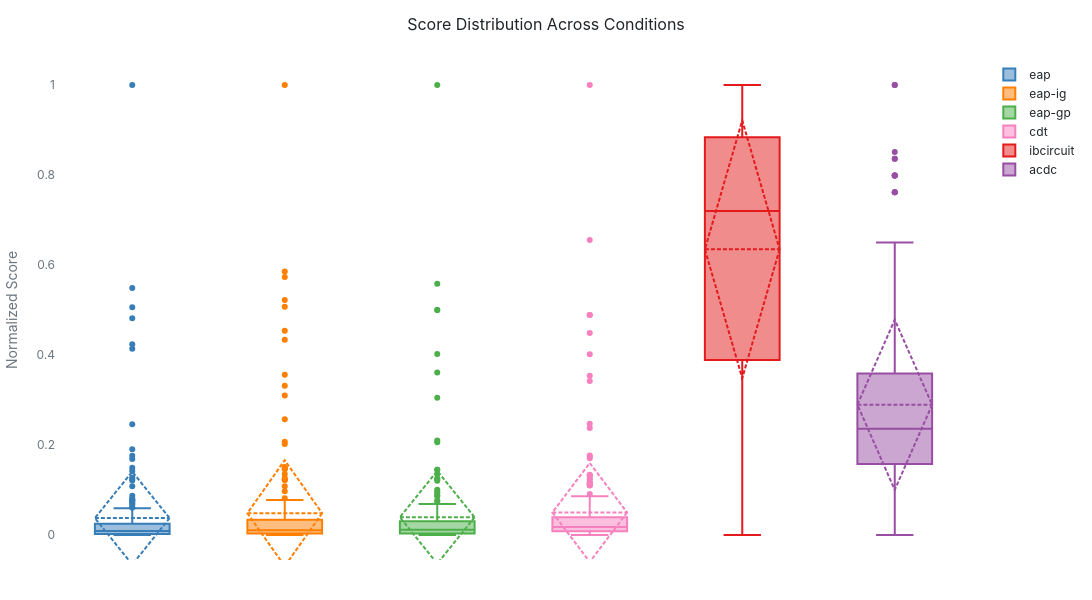

Notebook code for this chart:
### Code cell
# Score distribution comparison
if dashboard is not None:
    fig = dashboard.plot_distribution_comparison()
    fig.show()

### Figure 1 — Plotly figure (JSON) as saved in the notebook; plotly's stock layout.template omitted (floating-point values rounded to 4 significant figures; data arrays with more than 128 entries replaced by an {"elided": "..."} marker saying what was removed)
{"data": [{"boxmean": "sd", "hovertemplate": "Score: %{y:.3f}<extra></extra>", "name": "eap", "type": "box", "y": {"elided": "208 float values"}}, {"boxmean": "sd", "hovertemplate": "Score: %{y:.3f}<extra></extra>", "name": "eap-ig", "type": "box", "y": {"elided": "208 float values"}}, {"boxmean": "sd", "hovertemplate": "Score: %{y:.3f}<extra></extra>", "name": "eap-gp", "type": "box", "y": {"elided": "208 float values"}}, {"boxmean": "sd", "hovertemplate": "Score: %{y:.3f}<extra></extra>", "name": "cdt", "type": "box", "y": {"elided": "208 float values"}}, {"boxmean": "sd", "hovertemplate": "Score: %{y:.3f}<extra></extra>", "name": "ibcircuit", "type": "box", "y": {"elided": "208 float values"}}, {"boxmean": "sd", "hovertemplate": "Score: %{y:.3f}<extra></extra>", "name": "acdc", "type": "box", "y": {"elided": "208 float values"}}], "layout": {"font": {"color": "#212529", "family": "Inter, -apple-system, BlinkMacSystemFont, 'Segoe UI', Roboto, Helvetica, Arial, sans-serif", "size": 12}, "height": 600, "hoverlabel": {"bgcolor": "#F8F9FA", "bordercolor": "#E9ECEF", "font": {"color": "#212529", "family": "Inter, -apple-system, BlinkMacSystemFont, 'Segoe UI', Roboto, Helvetica, Arial, sans-serif", "size": 12}}, "hovermode": "closest", "margin": {"b": 40, "l": 20, "r": 20, "t": 60}, "paper_bgcolor": "#FFFFFF", "plot_bgcolor": "#FFFFFF", "showlegend": true, "title": {"font": {"color": "#212529", "family": "Inter, -apple-system, BlinkMacSystemFont, 'Segoe UI', Roboto, Helvetica, Arial, sans-serif", "size": 16}, "text": "Score Distribution Across Conditions", "x": 0.5, "xanchor": "center"}, "width": 1200, "xaxis": {"color": "#6C757D", "showgrid": false, "showticklabels": false, "zeroline": false}, "yaxis": {"color": "#6C757D", "showgrid": false, "title": {"text": "Normalized Score"}, "zeroline": false}}}
